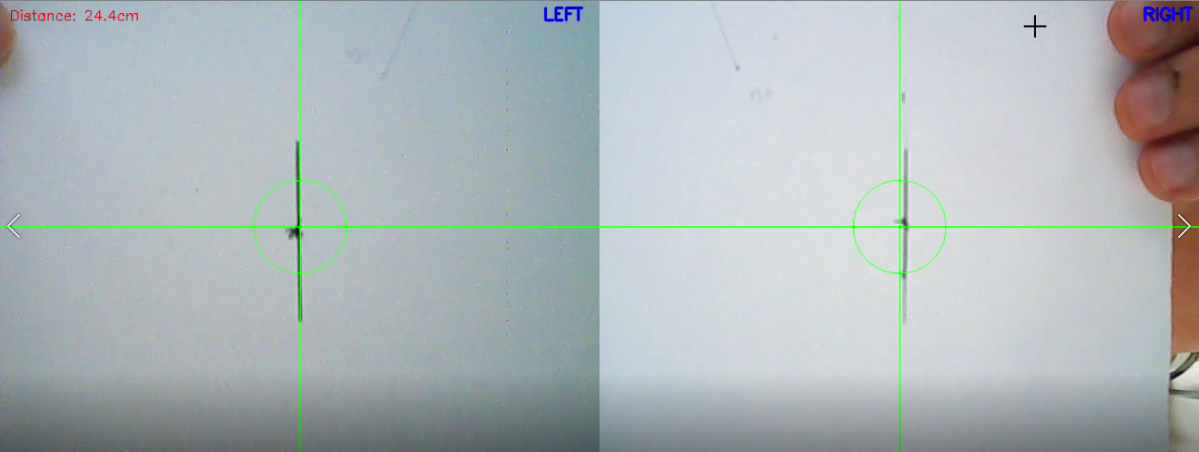
#> input picture assets/cross_test.png, 1199 x 452 px, given in place of the camera
$ python cameraMeasure.py   (older library calls are emulated)
#> lines starting #> are read from the running program, lines starting #| are printed output that depends on the picture; after the words box and inside, x2 and y2 are one past the last pixel; in counts of white or black regions, pixels touching at a corner belong together
#> in main, lFrame is the input picture: shape (452, 1199, 3); mean B, G, R 185.4, 182.8, 174.2
import cv2
import math
import numpy as np

WIDTH = 640
HEIGHT = 480
HORIZON_ANGLE = 86
DISTANCE_BETWEEN_CAMERAS = 165  # mm
FOCAL_LEN = int((WIDTH // 2) / math.tan(math.radians(HORIZON_ANGLE // 2)))   # px
es = cv2.getStructuringElement(cv2.MORPH_ELLIPSE, (5, 5))
font = cv2.FONT_HERSHEY_SIMPLEX

def dotted_rectangle(img, start, end, color, line_width):
        vertexs = []
        for i in range(start[0], end[0], 5):
            vertexs.append((i, start[1]))
        for i in range(start[1], end[1], 5):
            vertexs.append((end[0], i))
        for i in range(end[0], start[0], -5):
            vertexs.append((i, end[1]))
        for i in range(end[1], start[1], -5):
            vertexs.append((start[0], i))
        for i in range(0, len(vertexs), 2):
            cv2.line(img, vertexs[i], vertexs[i+1], color, line_width)

def draw_frame(frame):
    cv2.line(frame, (0, HEIGHT // 2), (WIDTH, HEIGHT // 2), (0, 255, 0), 1)
    cv2.line(frame, (WIDTH // 2, 0), (WIDTH // 2, HEIGHT), (0, 255, 0), 1)
    cv2.circle(frame, (WIDTH // 2, HEIGHT // 2), 50, (0, 255, 0), 1)
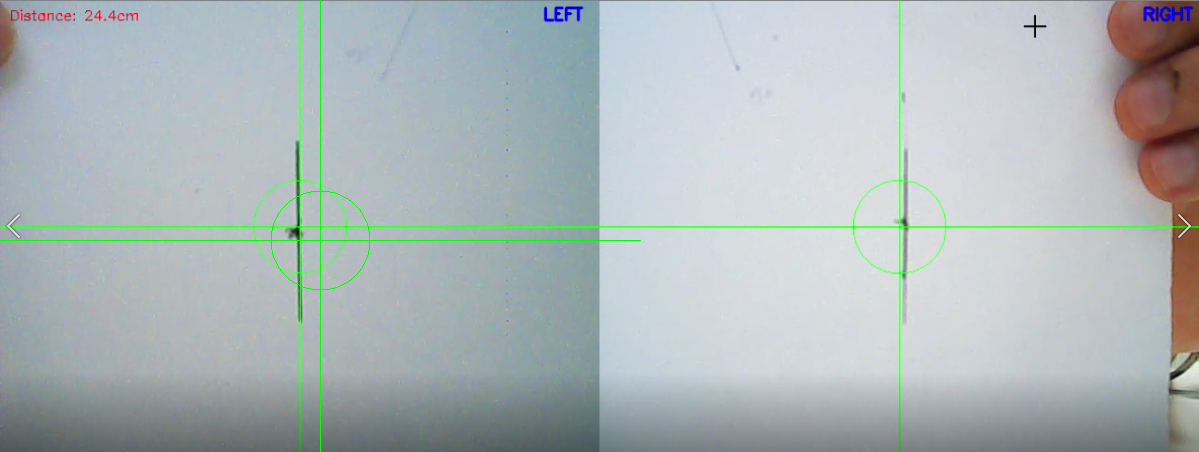
#> frame: shape (452, 1199, 3); mean B, G, R 184.9, 183, 173.8

def calculate_depth(left_pixel, right_pixel):
    lx = left_pixel[0]
    ly = left_pixel[1]
    rx = right_pixel[0]
    ry = right_pixel[1]
    cx = WIDTH // 2
    cy = HEIGHT // 2

    # relative coordinary
    rlx = lx - cx
    rly = ly - cy
    rrx = rx - cx
    rry = ry - cy

    if rly != 0 and rry != 0:
        tanAlpha1 = math.sqrt((rlx ** 2 + rly ** 2 + FOCAL_LEN ** 2) / (rlx ** 2) - 1)
        tanAlpha2 = math.sqrt((rrx ** 2 + rry ** 2 + FOCAL_LEN ** 2) / (rrx ** 2) - 1)
        return DISTANCE_BETWEEN_CAMERAS / (1 / tanAlpha1 + 1 / tanAlpha2)
    return 0

def get_obj_coordinary(frame):
    hsv = cv2.cvtColor(frame, cv2.COLOR_BGR2HSV)
#> hsv: shape (452, 1199, 3); mean H, S, V 96.4, 26.6, 190.1
    lower_hsv = np.array([0, 211, 166])
    high_hsv = np.array([10, 255, 255])
    mask = cv2.inRange(hsv, lowerb = lower_hsv, upperb = high_hsv)
#> mask: shape (452, 1199); every value is 0

    diff = cv2.threshold(mask, 27, 255, cv2.THRESH_BINARY)[1]
    diff = cv2.morphologyEx(diff, cv2.MORPH_OPEN, es, iterations=1)
    diff = cv2.morphologyEx(diff, cv2.MORPH_CLOSE, es, iterations=1)

    _, contours, _ = cv2.findContours(diff.copy(), cv2.RETR_EXTERNAL, cv2.CHAIN_APPROX_SIMPLE)
#> contours = []
    if len(contours) > 0:
        c = contours[0]
        (x, y, w, h) = cv2.boundingRect(c)
        dotted_rectangle(frame, (x-10, y-10), (x+w+10, y+h+10), (255, 0, 0), 2)
        center = [int(x + w / 2), int(y + h / 2)]
        cv2.circle(frame, (center[0], center[1]), 1, (255, 0, 0), -1)
        return (center[0], center[1])
    return None

def main():
    cv2.namedWindow("Stereo System")
    cv2.moveWindow("Stereo System", 500, 100)

    c1 = cv2.VideoCapture(0)
    c2 = cv2.VideoCapture(1)

    distance = 0

    if not c1.isOpened() or not c2.isOpened():
        raise IOError("Can't Open The Camera!")

    while True:
        lRet, lFrame = c1.read()
        rRet, rFrame = c2.read()
        if not lRet or not rRet:
            break
        draw_frame(lFrame)
        draw_frame(rFrame)

        left_pixel = get_obj_coordinary(lFrame)
        right_pixel = get_obj_coordinary(rFrame)

        if left_pixel and right_pixel:
            d = calculate_depth(left_pixel, right_pixel)
            distance = d

        cv2.putText(lFrame, "Distance: %.1fcm" % (distance / 10), (10, 20), font, 0.5, (0, 0, 255), 1)
        cv2.putText(lFrame, "LEFT", (WIDTH - 60, 20), font, 0.6, (255, 0, 0), 2)
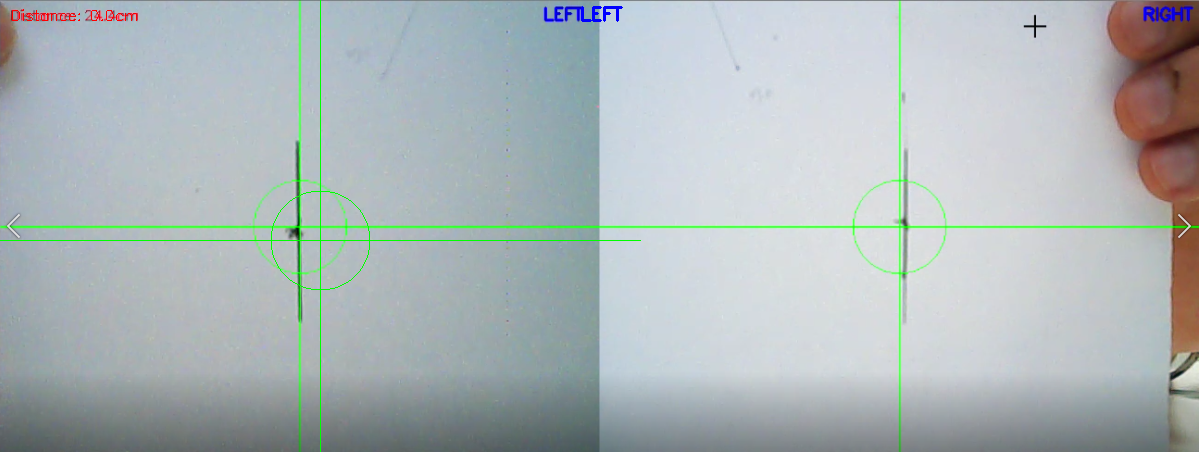
#> lFrame: shape (452, 1199, 3); mean B, G, R 184.9, 182.9, 173.8
        cv2.putText(rFrame, "RIGHT", (WIDTH - 60, 20), font, 0.6, (255, 0, 0), 2)
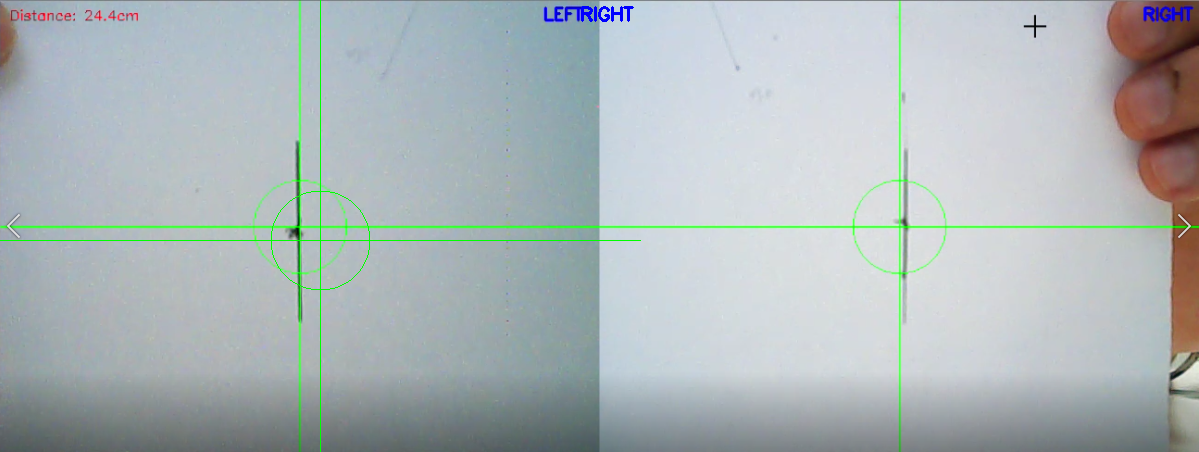
#> rFrame: shape (452, 1199, 3); 0.08% of pixels changed, all inside (x1, y1, x2, y2) = (581, 6, 634, 22)
        cv2.imshow("Stereo System", np.hstack((lFrame, rFrame)))
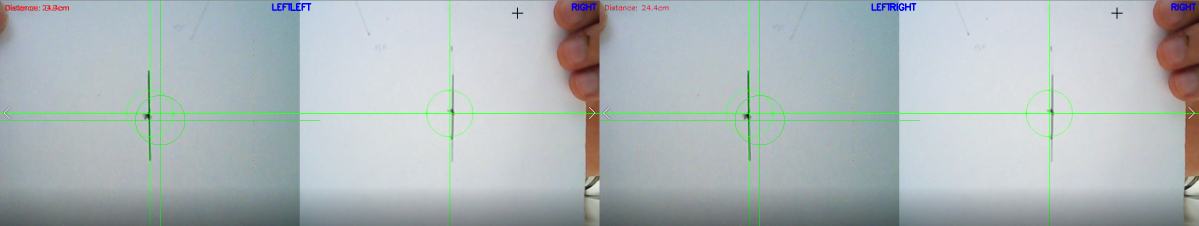
#> window 'Stereo System': shape (452, 2398, 3) (shown at 1/2 size); mean B, G, R 184.9, 182.9, 173.7

        key = cv2.waitKey(1)
#> (key q is pressed here)
        if key == ord('q'):
            break

if __name__ == '__main__':
    main()

$ run again, on assets/camera_param.png
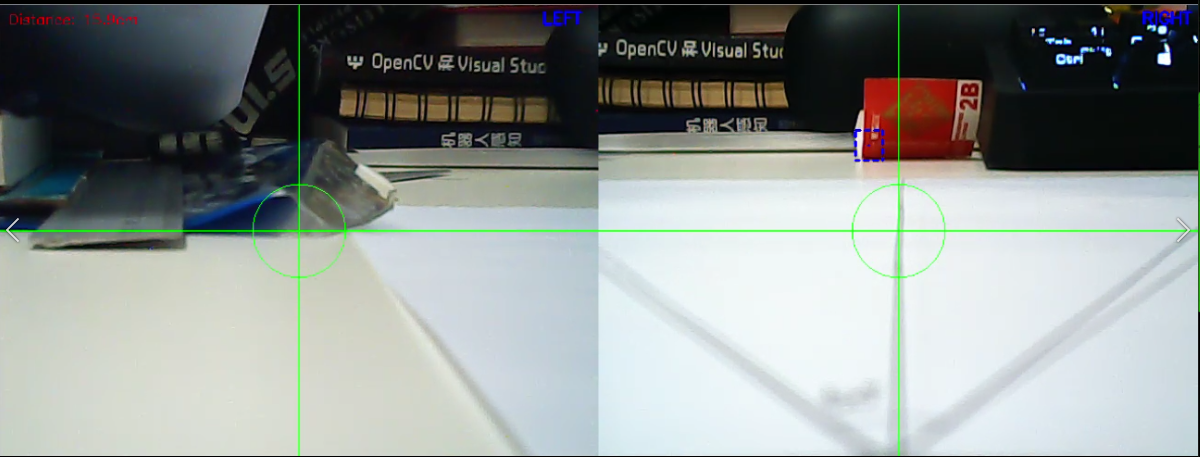
#> input picture assets/camera_param.png, 1200 x 457 px, given in place of the camera
#> in main, lFrame is the input picture: shape (457, 1200, 3); mean B, G, R 144, 146.6, 140.9
#> hsv: shape (457, 1200, 3); mean H, S, V 77.6, 49.3, 152.6
#> in get_obj_coordinary, `mask = cv2.inRange(hsv, lowerb = lower_hsv, upperb = high_hsv)`:
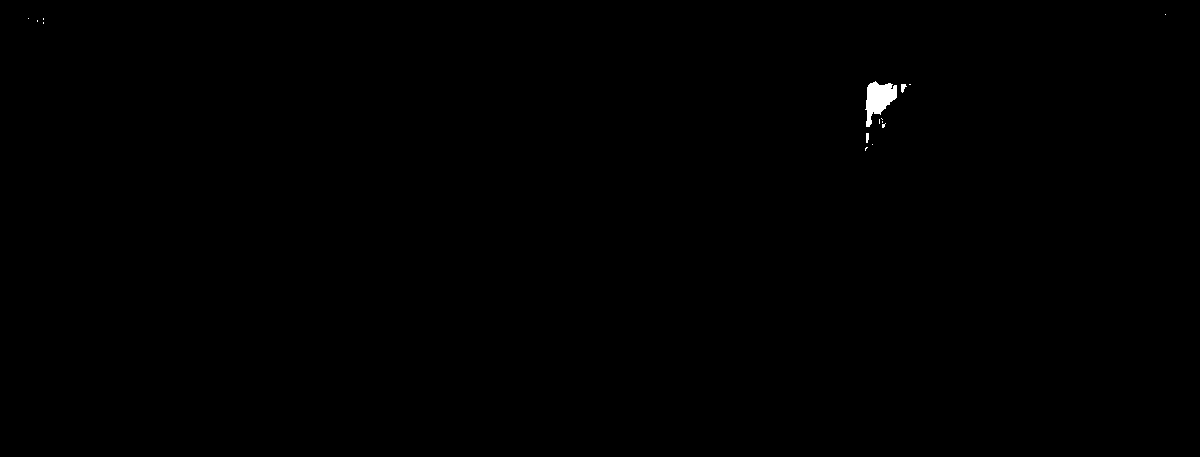
#> mask: shape (457, 1200); 0.17% white; 15 white regions (12 under 20 px), largest, box (x1, y1, x2, y2) and area: (865, 81, 897, 127) 818, (901, 84, 907, 93) 34, (866, 133, 869, 143) 27
#> contours = 1 contour; box (x1, y1, x2, y2) and area: (866, 82, 897, 126) 718
#> c = contour of 70 points, box (x1, y1, x2, y2) (866, 82, 897, 126), area 718
#> x = 866; y = 82; w = 31; h = 44
#> center = [881, 104]
#> left_pixel = (881, 104)
#> lx = 881
#> ly = 104
#> rx = 881
#> ry = 104
#> rlx = 561
#> rly = -136
#> rrx = 561
#> rry = -136
#> tanAlpha1 = 0.658
#> d = 54.26
#> rFrame: shape (457, 1200, 3); mean B, G, R 144, 146.8, 140.5
#> in main, `cv2.imshow("Stereo System", np.hstack((lFrame, rFrame)))`:
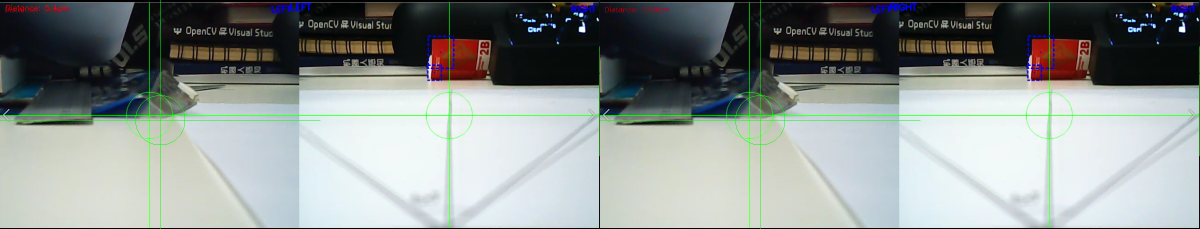
#> window 'Stereo System': shape (457, 2400, 3) (shown at 1/2 size); mean B, G, R 143.9, 146.8, 140.5
